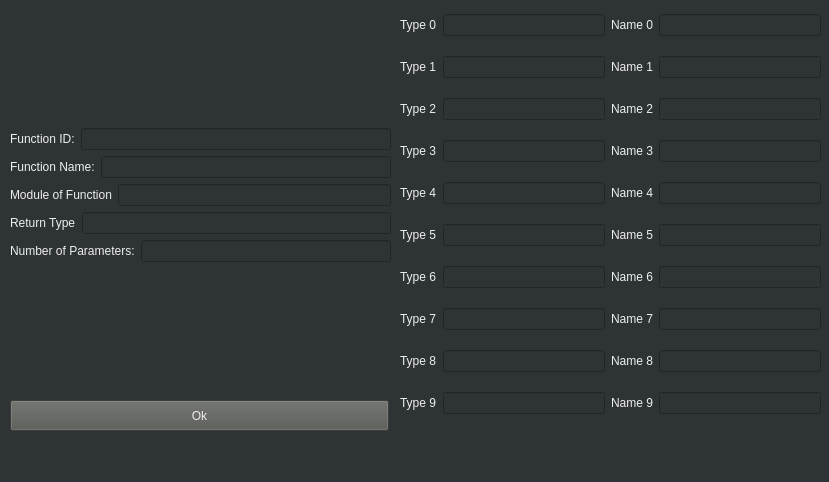
<?xml version="1.0" encoding="UTF-8"?>
<ui version="4.0">
 <class>addFunc</class>
 <widget class="QMainWindow" name="addFunc">
  <property name="geometry">
   <rect>
    <x>0</x>
    <y>0</y>
    <width>829</width>
    <height>482</height>
   </rect>
  </property>
  <property name="windowTitle">
   <string>Add New Function</string>
  </property>
  <property name="styleSheet">
   <string notr="true">background-color: rgb(46, 52, 54);</string>
  </property>
  <widget class="QWidget" name="centralwidget">
   <widget class="QWidget" name="layoutWidget">
    <property name="geometry">
     <rect>
      <x>10</x>
      <y>0</y>
      <width>381</width>
      <height>391</height>
     </rect>
    </property>
    <layout class="QVBoxLayout" name="verticalLayout_2">
     <item>
      <layout class="QVBoxLayout" name="verticalLayout">
       <item>
        <layout class="QHBoxLayout" name="horizontalLayout">
         <item>
          <widget class="QLabel" name="label">
           <property name="styleSheet">
            <string notr="true">color: rgb(238, 238, 236);
font: 10pt &quot;Courier 10 Pitch&quot;;
alternate-background-color: rgb(136, 138, 133);
border-right-color: rgb(0, 0, 0);
border-bottom-color: rgb(0, 0, 0);</string>
           </property>
           <property name="text">
            <string>Function ID:</string>
           </property>
          </widget>
         </item>
         <item>
          <widget class="QLineEdit" name="vFuncID">
           <property name="styleSheet">
            <string notr="true">color: rgb(238, 238, 236);
font: 10pt &quot;Courier 10 Pitch&quot;;
alternate-background-color: rgb(136, 138, 133);
border-right-color: rgb(0, 0, 0);
border-bottom-color: rgb(0, 0, 0);</string>
           </property>
          </widget>
         </item>
        </layout>
       </item>
       <item>
        <layout class="QHBoxLayout" name="horizontalLayout_2">
         <item>
          <widget class="QLabel" name="label_2">
           <property name="styleSheet">
            <string notr="true">color: rgb(238, 238, 236);
font: 10pt &quot;Courier 10 Pitch&quot;;
alternate-background-color: rgb(136, 138, 133);
border-right-color: rgb(0, 0, 0);
border-bottom-color: rgb(0, 0, 0);</string>
           </property>
           <property name="text">
            <string>Function Name:</string>
           </property>
          </widget>
         </item>
         <item>
          <widget class="QLineEdit" name="vFuncName">
           <property name="styleSheet">
            <string notr="true">color: rgb(238, 238, 236);
font: 10pt &quot;Courier 10 Pitch&quot;;
alternate-background-color: rgb(136, 138, 133);
border-right-color: rgb(0, 0, 0);
border-bottom-color: rgb(0, 0, 0);</string>
           </property>
          </widget>
         </item>
        </layout>
       </item>
       <item>
        <layout class="QHBoxLayout" name="horizontalLayout_7">
         <item>
          <widget class="QLabel" name="label_4">
           <property name="styleSheet">
            <string notr="true">color: rgb(238, 238, 236);
font: 10pt &quot;Courier 10 Pitch&quot;;
alternate-background-color: rgb(136, 138, 133);
border-right-color: rgb(0, 0, 0);
border-bottom-color: rgb(0, 0, 0);</string>
           </property>
           <property name="text">
            <string>Module of Function</string>
           </property>
          </widget>
         </item>
         <item>
          <widget class="QLineEdit" name="vModuleOfFunction">
           <property name="styleSheet">
            <string notr="true">color: rgb(238, 238, 236);
font: 10pt &quot;Courier 10 Pitch&quot;;
alternate-background-color: rgb(136, 138, 133);
border-right-color: rgb(0, 0, 0);
border-bottom-color: rgb(0, 0, 0);</string>
           </property>
          </widget>
         </item>
        </layout>
       </item>
       <item>
        <layout class="QHBoxLayout" name="horizontalLayout_4">
         <item>
          <widget class="QLabel" name="label_5">
           <property name="styleSheet">
            <string notr="true">color: rgb(238, 238, 236);
font: 10pt &quot;Courier 10 Pitch&quot;;
alternate-background-color: rgb(136, 138, 133);
border-right-color: rgb(0, 0, 0);
border-bottom-color: rgb(0, 0, 0);</string>
           </property>
           <property name="text">
            <string>Return Type</string>
           </property>
          </widget>
         </item>
         <item>
          <widget class="QLineEdit" name="vFuncRetType">
           <property name="styleSheet">
            <string notr="true">color: rgb(238, 238, 236);
font: 10pt &quot;Courier 10 Pitch&quot;;
alternate-background-color: rgb(136, 138, 133);
border-right-color: rgb(0, 0, 0);
border-bottom-color: rgb(0, 0, 0);</string>
           </property>
          </widget>
         </item>
        </layout>
       </item>
       <item>
        <layout class="QHBoxLayout" name="horizontalLayout_3">
         <item>
          <widget class="QLabel" name="label_3">
           <property name="styleSheet">
            <string notr="true">color: rgb(238, 238, 236);
font: 10pt &quot;Courier 10 Pitch&quot;;
alternate-background-color: rgb(136, 138, 133);
border-right-color: rgb(0, 0, 0);
border-bottom-color: rgb(0, 0, 0);</string>
           </property>
           <property name="text">
            <string>Number of Parameters:</string>
           </property>
          </widget>
         </item>
         <item>
          <widget class="QLineEdit" name="vFuncParameters">
           <property name="styleSheet">
            <string notr="true">color: rgb(238, 238, 236);
font: 10pt &quot;Courier 10 Pitch&quot;;
alternate-background-color: rgb(136, 138, 133);
border-right-color: rgb(0, 0, 0);
border-bottom-color: rgb(0, 0, 0);</string>
           </property>
          </widget>
         </item>
        </layout>
       </item>
      </layout>
     </item>
    </layout>
   </widget>
   <widget class="QPushButton" name="pbOk">
    <property name="geometry">
     <rect>
      <x>10</x>
      <y>400</y>
      <width>379</width>
      <height>31</height>
     </rect>
    </property>
    <property name="styleSheet">
     <string notr="true">background-color: rgb(85, 87, 83);
color: rgb(238, 238, 236);
font: 14pt &quot;Courier 10 Pitch&quot;;
alternate-background-color: rgb(136, 138, 133);
border-right-color: rgb(0, 0, 0);
border-bottom-color: rgb(0, 0, 0);</string>
    </property>
    <property name="text">
     <string>Ok</string>
    </property>
   </widget>
   <widget class="QWidget" name="layoutWidget_2">
    <property name="geometry">
     <rect>
      <x>400</x>
      <y>0</y>
      <width>421</width>
      <height>431</height>
     </rect>
    </property>
    <layout class="QVBoxLayout" name="verticalLayout_3">
     <item>
      <layout class="QHBoxLayout" name="horizontalLayout_18">
       <item>
        <widget class="QLabel" name="paramLabelType0">
         <property name="styleSheet">
          <string notr="true">color: rgb(238, 238, 236);
font: 10pt &quot;Courier 10 Pitch&quot;;
alternate-background-color: rgb(136, 138, 133);
border-right-color: rgb(0, 0, 0);
border-bottom-color: rgb(0, 0, 0);</string>
         </property>
         <property name="text">
          <string>Type 0</string>
         </property>
        </widget>
       </item>
       <item>
        <widget class="QLineEdit" name="vParamType0">
         <property name="styleSheet">
          <string notr="true">color: rgb(238, 238, 236);
font: 10pt &quot;Courier 10 Pitch&quot;;
alternate-background-color: rgb(136, 138, 133);
border-right-color: rgb(0, 0, 0);
border-bottom-color: rgb(0, 0, 0);</string>
         </property>
        </widget>
       </item>
       <item>
        <widget class="QLabel" name="paramLabelName0">
         <property name="styleSheet">
          <string notr="true">color: rgb(238, 238, 236);
font: 10pt &quot;Courier 10 Pitch&quot;;
alternate-background-color: rgb(136, 138, 133);
border-right-color: rgb(0, 0, 0);
border-bottom-color: rgb(0, 0, 0);</string>
         </property>
         <property name="text">
          <string>Name 0</string>
         </property>
        </widget>
       </item>
       <item>
        <widget class="QLineEdit" name="vParamName0">
         <property name="styleSheet">
          <string notr="true">color: rgb(238, 238, 236);
font: 10pt &quot;Courier 10 Pitch&quot;;
alternate-background-color: rgb(136, 138, 133);
border-right-color: rgb(0, 0, 0);
border-bottom-color: rgb(0, 0, 0);</string>
         </property>
        </widget>
       </item>
      </layout>
     </item>
     <item>
      <layout class="QHBoxLayout" name="horizontalLayout_6">
       <item>
        <widget class="QLabel" name="paramLabelType1">
         <property name="styleSheet">
          <string notr="true">color: rgb(238, 238, 236);
font: 10pt &quot;Courier 10 Pitch&quot;;
alternate-background-color: rgb(136, 138, 133);
border-right-color: rgb(0, 0, 0);
border-bottom-color: rgb(0, 0, 0);</string>
         </property>
         <property name="text">
          <string>Type 1</string>
         </property>
        </widget>
       </item>
       <item>
        <widget class="QLineEdit" name="vParamType1">
         <property name="enabled">
          <bool>true</bool>
         </property>
         <property name="styleSheet">
          <string notr="true">color: rgb(238, 238, 236);
font: 10pt &quot;Courier 10 Pitch&quot;;
alternate-background-color: rgb(136, 138, 133);
border-right-color: rgb(0, 0, 0);
border-bottom-color: rgb(0, 0, 0);</string>
         </property>
        </widget>
       </item>
       <item>
        <widget class="QLabel" name="paramLabelName1">
         <property name="styleSheet">
          <string notr="true">color: rgb(238, 238, 236);
font: 10pt &quot;Courier 10 Pitch&quot;;
alternate-background-color: rgb(136, 138, 133);
border-right-color: rgb(0, 0, 0);
border-bottom-color: rgb(0, 0, 0);</string>
         </property>
         <property name="text">
          <string>Name 1</string>
         </property>
        </widget>
       </item>
       <item>
        <widget class="QLineEdit" name="vParamName1">
         <property name="styleSheet">
          <string notr="true">color: rgb(238, 238, 236);
font: 10pt &quot;Courier 10 Pitch&quot;;
alternate-background-color: rgb(136, 138, 133);
border-right-color: rgb(0, 0, 0);
border-bottom-color: rgb(0, 0, 0);</string>
         </property>
        </widget>
       </item>
      </layout>
     </item>
     <item>
      <layout class="QHBoxLayout" name="horizontalLayout_8">
       <item>
        <widget class="QLabel" name="paramLabelType2">
         <property name="styleSheet">
          <string notr="true">color: rgb(238, 238, 236);
font: 10pt &quot;Courier 10 Pitch&quot;;
alternate-background-color: rgb(136, 138, 133);
border-right-color: rgb(0, 0, 0);
border-bottom-color: rgb(0, 0, 0);</string>
         </property>
         <property name="text">
          <string>Type 2</string>
         </property>
        </widget>
       </item>
       <item>
        <widget class="QLineEdit" name="vParamType2">
         <property name="styleSheet">
          <string notr="true">color: rgb(238, 238, 236);
font: 10pt &quot;Courier 10 Pitch&quot;;
alternate-background-color: rgb(136, 138, 133);
border-right-color: rgb(0, 0, 0);
border-bottom-color: rgb(0, 0, 0);</string>
         </property>
        </widget>
       </item>
       <item>
        <widget class="QLabel" name="paramLabelName2">
         <property name="styleSheet">
          <string notr="true">color: rgb(238, 238, 236);
font: 10pt &quot;Courier 10 Pitch&quot;;
alternate-background-color: rgb(136, 138, 133);
border-right-color: rgb(0, 0, 0);
border-bottom-color: rgb(0, 0, 0);</string>
         </property>
         <property name="text">
          <string>Name 2</string>
         </property>
        </widget>
       </item>
       <item>
        <widget class="QLineEdit" name="vParamName2">
         <property name="styleSheet">
          <string notr="true">color: rgb(238, 238, 236);
font: 10pt &quot;Courier 10 Pitch&quot;;
alternate-background-color: rgb(136, 138, 133);
border-right-color: rgb(0, 0, 0);
border-bottom-color: rgb(0, 0, 0);</string>
         </property>
        </widget>
       </item>
      </layout>
     </item>
     <item>
      <layout class="QHBoxLayout" name="horizontalLayout_15">
       <item>
        <widget class="QLabel" name="paramLabelType3">
         <property name="styleSheet">
          <string notr="true">color: rgb(238, 238, 236);
font: 10pt &quot;Courier 10 Pitch&quot;;
alternate-background-color: rgb(136, 138, 133);
border-right-color: rgb(0, 0, 0);
border-bottom-color: rgb(0, 0, 0);</string>
         </property>
         <property name="text">
          <string>Type 3</string>
         </property>
        </widget>
       </item>
       <item>
        <widget class="QLineEdit" name="vParamType3">
         <property name="styleSheet">
          <string notr="true">color: rgb(238, 238, 236);
font: 10pt &quot;Courier 10 Pitch&quot;;
alternate-background-color: rgb(136, 138, 133);
border-right-color: rgb(0, 0, 0);
border-bottom-color: rgb(0, 0, 0);</string>
         </property>
        </widget>
       </item>
       <item>
        <widget class="QLabel" name="paramLabelName3">
         <property name="styleSheet">
          <string notr="true">color: rgb(238, 238, 236);
font: 10pt &quot;Courier 10 Pitch&quot;;
alternate-background-color: rgb(136, 138, 133);
border-right-color: rgb(0, 0, 0);
border-bottom-color: rgb(0, 0, 0);</string>
         </property>
         <property name="text">
          <string>Name 3</string>
         </property>
        </widget>
       </item>
       <item>
        <widget class="QLineEdit" name="vParamName3">
         <property name="styleSheet">
          <string notr="true">color: rgb(238, 238, 236);
font: 10pt &quot;Courier 10 Pitch&quot;;
alternate-background-color: rgb(136, 138, 133);
border-right-color: rgb(0, 0, 0);
border-bottom-color: rgb(0, 0, 0);</string>
         </property>
        </widget>
       </item>
      </layout>
     </item>
     <item>
      <layout class="QHBoxLayout" name="horizontalLayout_11">
       <item>
        <widget class="QLabel" name="paramLabelType4">
         <property name="styleSheet">
          <string notr="true">color: rgb(238, 238, 236);
font: 10pt &quot;Courier 10 Pitch&quot;;
alternate-background-color: rgb(136, 138, 133);
border-right-color: rgb(0, 0, 0);
border-bottom-color: rgb(0, 0, 0);</string>
         </property>
         <property name="text">
          <string>Type 4</string>
         </property>
        </widget>
       </item>
       <item>
        <widget class="QLineEdit" name="vParamType4">
         <property name="styleSheet">
          <string notr="true">color: rgb(238, 238, 236);
font: 10pt &quot;Courier 10 Pitch&quot;;
alternate-background-color: rgb(136, 138, 133);
border-right-color: rgb(0, 0, 0);
border-bottom-color: rgb(0, 0, 0);</string>
         </property>
        </widget>
       </item>
       <item>
        <widget class="QLabel" name="paramLabelName4">
         <property name="styleSheet">
          <string notr="true">color: rgb(238, 238, 236);
font: 10pt &quot;Courier 10 Pitch&quot;;
alternate-background-color: rgb(136, 138, 133);
border-right-color: rgb(0, 0, 0);
border-bottom-color: rgb(0, 0, 0);</string>
         </property>
         <property name="text">
          <string>Name 4</string>
         </property>
        </widget>
       </item>
       <item>
        <widget class="QLineEdit" name="vParamName4">
         <property name="styleSheet">
          <string notr="true">color: rgb(238, 238, 236);
font: 10pt &quot;Courier 10 Pitch&quot;;
alternate-background-color: rgb(136, 138, 133);
border-right-color: rgb(0, 0, 0);
border-bottom-color: rgb(0, 0, 0);</string>
         </property>
        </widget>
       </item>
      </layout>
     </item>
     <item>
      <layout class="QHBoxLayout" name="horizontalLayout_14">
       <item>
        <widget class="QLabel" name="paramLabelType5">
         <property name="styleSheet">
          <string notr="true">color: rgb(238, 238, 236);
font: 10pt &quot;Courier 10 Pitch&quot;;
alternate-background-color: rgb(136, 138, 133);
border-right-color: rgb(0, 0, 0);
border-bottom-color: rgb(0, 0, 0);</string>
         </property>
         <property name="text">
          <string>Type 5</string>
         </property>
        </widget>
       </item>
       <item>
        <widget class="QLineEdit" name="vParamType5">
         <property name="styleSheet">
          <string notr="true">color: rgb(238, 238, 236);
font: 10pt &quot;Courier 10 Pitch&quot;;
alternate-background-color: rgb(136, 138, 133);
border-right-color: rgb(0, 0, 0);
border-bottom-color: rgb(0, 0, 0);</string>
         </property>
        </widget>
       </item>
       <item>
        <widget class="QLabel" name="paramLabelName5">
         <property name="styleSheet">
          <string notr="true">color: rgb(238, 238, 236);
font: 10pt &quot;Courier 10 Pitch&quot;;
alternate-background-color: rgb(136, 138, 133);
border-right-color: rgb(0, 0, 0);
border-bottom-color: rgb(0, 0, 0);</string>
         </property>
         <property name="text">
          <string>Name 5</string>
         </property>
        </widget>
       </item>
       <item>
        <widget class="QLineEdit" name="vParamName5">
         <property name="styleSheet">
          <string notr="true">color: rgb(238, 238, 236);
font: 10pt &quot;Courier 10 Pitch&quot;;
alternate-background-color: rgb(136, 138, 133);
border-right-color: rgb(0, 0, 0);
border-bottom-color: rgb(0, 0, 0);</string>
         </property>
        </widget>
       </item>
      </layout>
     </item>
     <item>
      <layout class="QHBoxLayout" name="horizontalLayout_12">
       <item>
        <widget class="QLabel" name="paramLabelType6">
         <property name="styleSheet">
          <string notr="true">color: rgb(238, 238, 236);
font: 10pt &quot;Courier 10 Pitch&quot;;
alternate-background-color: rgb(136, 138, 133);
border-right-color: rgb(0, 0, 0);
border-bottom-color: rgb(0, 0, 0);</string>
         </property>
         <property name="text">
          <string>Type 6</string>
         </property>
        </widget>
       </item>
       <item>
        <widget class="QLineEdit" name="vParamType6">
         <property name="styleSheet">
          <string notr="true">color: rgb(238, 238, 236);
font: 10pt &quot;Courier 10 Pitch&quot;;
alternate-background-color: rgb(136, 138, 133);
border-right-color: rgb(0, 0, 0);
border-bottom-color: rgb(0, 0, 0);</string>
         </property>
        </widget>
       </item>
       <item>
        <widget class="QLabel" name="paramLabelName6">
         <property name="styleSheet">
          <string notr="true">color: rgb(238, 238, 236);
font: 10pt &quot;Courier 10 Pitch&quot;;
alternate-background-color: rgb(136, 138, 133);
border-right-color: rgb(0, 0, 0);
border-bottom-color: rgb(0, 0, 0);</string>
         </property>
         <property name="text">
          <string>Name 6</string>
         </property>
        </widget>
       </item>
       <item>
        <widget class="QLineEdit" name="vParamName6">
         <property name="styleSheet">
          <string notr="true">color: rgb(238, 238, 236);
font: 10pt &quot;Courier 10 Pitch&quot;;
alternate-background-color: rgb(136, 138, 133);
border-right-color: rgb(0, 0, 0);
border-bottom-color: rgb(0, 0, 0);</string>
         </property>
        </widget>
       </item>
      </layout>
     </item>
     <item>
      <layout class="QHBoxLayout" name="horizontalLayout_17">
       <item>
        <widget class="QLabel" name="paramLabelType7">
         <property name="enabled">
          <bool>true</bool>
         </property>
         <property name="styleSheet">
          <string notr="true">color: rgb(238, 238, 236);
font: 10pt &quot;Courier 10 Pitch&quot;;
alternate-background-color: rgb(136, 138, 133);
border-right-color: rgb(0, 0, 0);
border-bottom-color: rgb(0, 0, 0);</string>
         </property>
         <property name="text">
          <string>Type 7</string>
         </property>
        </widget>
       </item>
       <item>
        <widget class="QLineEdit" name="vParamType7">
         <property name="styleSheet">
          <string notr="true">color: rgb(238, 238, 236);
font: 10pt &quot;Courier 10 Pitch&quot;;
alternate-background-color: rgb(136, 138, 133);
border-right-color: rgb(0, 0, 0);
border-bottom-color: rgb(0, 0, 0);</string>
         </property>
        </widget>
       </item>
       <item>
        <widget class="QLabel" name="paramLabelName7">
         <property name="styleSheet">
          <string notr="true">color: rgb(238, 238, 236);
font: 10pt &quot;Courier 10 Pitch&quot;;
alternate-background-color: rgb(136, 138, 133);
border-right-color: rgb(0, 0, 0);
border-bottom-color: rgb(0, 0, 0);</string>
         </property>
         <property name="text">
          <string>Name 7</string>
         </property>
        </widget>
       </item>
       <item>
        <widget class="QLineEdit" name="vParamName7">
         <property name="styleSheet">
          <string notr="true">color: rgb(238, 238, 236);
font: 10pt &quot;Courier 10 Pitch&quot;;
alternate-background-color: rgb(136, 138, 133);
border-right-color: rgb(0, 0, 0);
border-bottom-color: rgb(0, 0, 0);</string>
         </property>
        </widget>
       </item>
      </layout>
     </item>
     <item>
      <layout class="QHBoxLayout" name="horizontalLayout_16">
       <item>
        <widget class="QLabel" name="paramLabelType8">
         <property name="styleSheet">
          <string notr="true">color: rgb(238, 238, 236);
font: 10pt &quot;Courier 10 Pitch&quot;;
alternate-background-color: rgb(136, 138, 133);
border-right-color: rgb(0, 0, 0);
border-bottom-color: rgb(0, 0, 0);</string>
         </property>
         <property name="text">
          <string>Type 8</string>
         </property>
        </widget>
       </item>
       <item>
        <widget class="QLineEdit" name="vParamType8">
         <property name="styleSheet">
          <string notr="true">color: rgb(238, 238, 236);
font: 10pt &quot;Courier 10 Pitch&quot;;
alternate-background-color: rgb(136, 138, 133);
border-right-color: rgb(0, 0, 0);
border-bottom-color: rgb(0, 0, 0);</string>
         </property>
        </widget>
       </item>
       <item>
        <widget class="QLabel" name="paramLabelName8">
         <property name="styleSheet">
          <string notr="true">color: rgb(238, 238, 236);
font: 10pt &quot;Courier 10 Pitch&quot;;
alternate-background-color: rgb(136, 138, 133);
border-right-color: rgb(0, 0, 0);
border-bottom-color: rgb(0, 0, 0);</string>
         </property>
         <property name="text">
          <string>Name 8</string>
         </property>
        </widget>
       </item>
       <item>
        <widget class="QLineEdit" name="vParamName8">
         <property name="styleSheet">
          <string notr="true">color: rgb(238, 238, 236);
font: 10pt &quot;Courier 10 Pitch&quot;;
alternate-background-color: rgb(136, 138, 133);
border-right-color: rgb(0, 0, 0);
border-bottom-color: rgb(0, 0, 0);</string>
         </property>
        </widget>
       </item>
      </layout>
     </item>
     <item>
      <layout class="QHBoxLayout" name="horizontalLayout_9">
       <item>
        <widget class="QLabel" name="paramLabelType9">
         <property name="styleSheet">
          <string notr="true">color: rgb(238, 238, 236);
font: 10pt &quot;Courier 10 Pitch&quot;;
alternate-background-color: rgb(136, 138, 133);
border-right-color: rgb(0, 0, 0);
border-bottom-color: rgb(0, 0, 0);</string>
         </property>
         <property name="text">
          <string>Type 9</string>
         </property>
        </widget>
       </item>
       <item>
        <widget class="QLineEdit" name="vParamType9">
         <property name="styleSheet">
          <string notr="true">color: rgb(238, 238, 236);
font: 10pt &quot;Courier 10 Pitch&quot;;
alternate-background-color: rgb(136, 138, 133);
border-right-color: rgb(0, 0, 0);
border-bottom-color: rgb(0, 0, 0);</string>
         </property>
        </widget>
       </item>
       <item>
        <widget class="QLabel" name="paramLabelName9">
         <property name="styleSheet">
          <string notr="true">color: rgb(238, 238, 236);
font: 10pt &quot;Courier 10 Pitch&quot;;
alternate-background-color: rgb(136, 138, 133);
border-right-color: rgb(0, 0, 0);
border-bottom-color: rgb(0, 0, 0);</string>
         </property>
         <property name="text">
          <string>Name 9</string>
         </property>
        </widget>
       </item>
       <item>
        <widget class="QLineEdit" name="vParamName9">
         <property name="styleSheet">
          <string notr="true">color: rgb(238, 238, 236);
font: 10pt &quot;Courier 10 Pitch&quot;;
alternate-background-color: rgb(136, 138, 133);
border-right-color: rgb(0, 0, 0);
border-bottom-color: rgb(0, 0, 0);</string>
         </property>
        </widget>
       </item>
      </layout>
     </item>
    </layout>
   </widget>
  </widget>
  <widget class="QMenuBar" name="menubar">
   <property name="geometry">
    <rect>
     <x>0</x>
     <y>0</y>
     <width>829</width>
     <height>22</height>
    </rect>
   </property>
  </widget>
  <widget class="QStatusBar" name="statusbar"/>
 </widget>
 <resources/>
 <connections/>
</ui>
